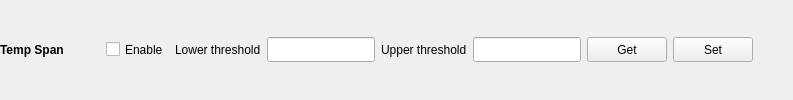
             <widget class="QWidget" name="widget_7" native="true">
              <property name="minimumSize">
               <size>
                <width>0</width>
                <height>0</height>
               </size>
              </property>
              <layout class="QVBoxLayout" name="verticalLayout_12">
               <property name="leftMargin">
                <number>0</number>
               </property>
               <property name="topMargin">
                <number>0</number>
               </property>
               <property name="rightMargin">
                <number>0</number>
               </property>
               <property name="bottomMargin">
                <number>0</number>
               </property>
               <item>
                <layout class="QHBoxLayout" name="horizontalLayout_7">
                 <property name="bottomMargin">
                  <number>0</number>
                 </property>
                 <item>
                  <widget class="QLabel" name="label_17">
                   <property name="minimumSize">
                    <size>
                     <width>100</width>
                     <height>25</height>
                    </size>
                   </property>
                   <property name="maximumSize">
                    <size>
                     <width>16777215</width>
                     <height>25</height>
                    </size>
                   </property>
                   <property name="font">
                    <font>
                     <weight>75</weight>
                     <bold>true</bold>
                    </font>
                   </property>
                   <property name="text">
                    <string>Temp Span</string>
                   </property>
                  </widget>
                 </item>
                 <item>
                  <widget class="QCheckBox" name="tempEnbleCheck">
                   <property name="minimumSize">
                    <size>
                     <width>0</width>
                     <height>25</height>
                    </size>
                   </property>
                   <property name="maximumSize">
                    <size>
                     <width>16777215</width>
                     <height>25</height>
                    </size>
                   </property>
                   <property name="text">
                    <string>Enable</string>
                   </property>
                  </widget>
                 </item>
                 <item>
                  <widget class="QLabel" name="label_18">
                   <property name="minimumSize">
                    <size>
                     <width>0</width>
                     <height>25</height>
                    </size>
                   </property>
                   <property name="maximumSize">
                    <size>
                     <width>16777215</width>
                     <height>25</height>
                    </size>
                   </property>
                   <property name="text">
                    <string>Lower threshold</string>
                   </property>
                  </widget>
                 </item>
                 <item>
                  <widget class="QLineEdit" name="lowerThresholdEdit">
                   <property name="minimumSize">
                    <size>
                     <width>0</width>
                     <height>25</height>
                    </size>
                   </property>
                   <property name="maximumSize">
                    <size>
                     <width>16777215</width>
                     <height>25</height>
                    </size>
                   </property>
                  </widget>
                 </item>
                 <item>
                  <widget class="QLabel" name="label_19">
                   <property name="minimumSize">
                    <size>
                     <width>0</width>
                     <height>25</height>
                    </size>
                   </property>
                   <property name="maximumSize">
                    <size>
                     <width>16777215</width>
                     <height>25</height>
                    </size>
                   </property>
                   <property name="text">
                    <string>Upper threshold</string>
                   </property>
                  </widget>
                 </item>
                 <item>
                  <widget class="QLineEdit" name="upperThresholdEdit">
                   <property name="minimumSize">
                    <size>
                     <width>0</width>
                     <height>25</height>
                    </size>
                   </property>
                   <property name="maximumSize">
                    <size>
                     <width>16777215</width>
                     <height>25</height>
                    </size>
                   </property>
                  </widget>
                 </item>
                 <item>
                  <widget class="QPushButton" name="tempSpanGetBtn">
                   <property name="minimumSize">
                    <size>
                     <width>0</width>
                     <height>25</height>
                    </size>
                   </property>
                   <property name="maximumSize">
                    <size>
                     <width>16777215</width>
                     <height>25</height>
                    </size>
                   </property>
                   <property name="text">
                    <string>Get</string>
                   </property>
                  </widget>
                 </item>
                 <item>
                  <widget class="QPushButton" name="tempSpanSetBtn">
                   <property name="minimumSize">
                    <size>
                     <width>0</width>
                     <height>25</height>
                    </size>
                   </property>
                   <property name="maximumSize">
                    <size>
                     <width>16777215</width>
                     <height>25</height>
                    </size>
                   </property>
                   <property name="text">
                    <string>Set</string>
                   </property>
                  </widget>
                 </item>
                 <item>
                  <spacer name="horizontalSpacer_7">
                   <property name="orientation">
                    <enum>Qt::Horizontal</enum>
                   </property>
                   <property name="sizeHint" stdset="0">
                    <size>
                     <width>40</width>
                     <height>20</height>
                    </size>
                   </property>
                  </spacer>
                 </item>
                </layout>
               </item>
              </layout>
             </widget>
